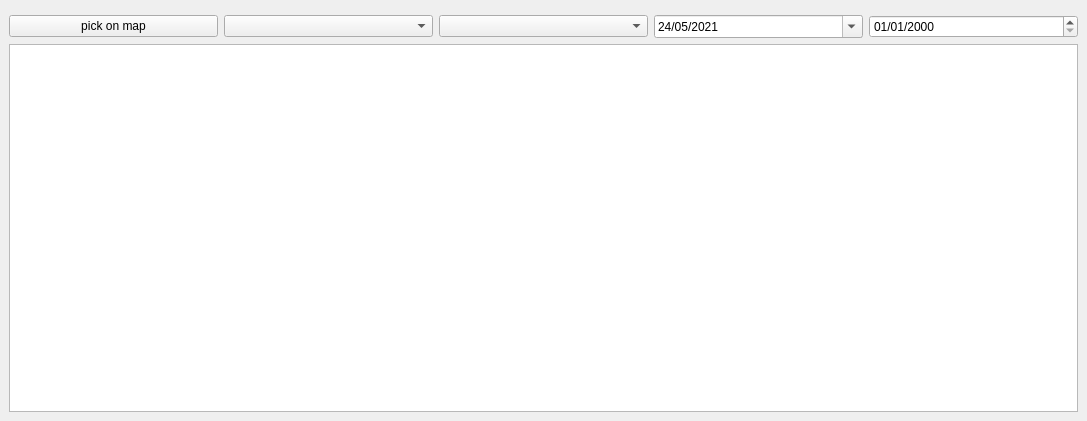
<?xml version="1.0" encoding="UTF-8"?>
<ui version="4.0">
 <class>aceoDockWidgetBase</class>
 <widget class="QDockWidget" name="aceoDockWidgetBase">
  <property name="geometry">
   <rect>
    <x>0</x>
    <y>0</y>
    <width>1087</width>
    <height>421</height>
   </rect>
  </property>
  <property name="inputMethodHints">
   <set>Qt::ImhDate</set>
  </property>
  <property name="windowTitle">
   <string>AgriCarbon-EO Plugin</string>
  </property>
  <widget class="QWidget" name="dockWidgetContents">
   <layout class="QGridLayout" name="gridLayout">
    <item row="2" column="0">
     <layout class="QVBoxLayout" name="verticalLayout">
      <item>
       <widget class="QGraphicsView" name="graphicsView"/>
      </item>
     </layout>
    </item>
    <item row="0" column="0">
     <widget class="QgsFileWidget" name="runpath"/>
    </item>
    <item row="1" column="0">
     <layout class="QHBoxLayout" name="horizontalLayout">
      <item>
       <widget class="QPushButton" name="pickmap">
        <property name="text">
         <string>pick on map</string>
        </property>
       </widget>
      </item>
      <item>
       <widget class="QComboBox" name="varname_obs"/>
      </item>
      <item>
       <widget class="QComboBox" name="varname_sim"/>
      </item>
      <item>
       <widget class="QgsDateTimeEdit" name="datemin">
        <property name="date">
         <date>
          <year>2021</year>
          <month>5</month>
          <day>24</day>
         </date>
        </property>
        <property name="displayFormat">
         <string>dd/MM/yyyy</string>
        </property>
        <property name="calendarPopup">
         <bool>true</bool>
        </property>
       </widget>
      </item>
      <item>
       <widget class="QgsDateTimeEdit" name="datemax">
        <property name="displayFormat">
         <string>dd/MM/yyyy</string>
        </property>
       </widget>
      </item>
     </layout>
    </item>
   </layout>
  </widget>
 </widget>
 <customwidgets>
  <customwidget>
   <class>QgsDateTimeEdit</class>
   <extends>QDateTimeEdit</extends>
   <header>qgsdatetimeedit.h</header>
  </customwidget>
  <customwidget>
   <class>QgsFileWidget</class>
   <extends>QWidget</extends>
   <header>qgsfilewidget.h</header>
  </customwidget>
 </customwidgets>
 <resources/>
 <connections/>
</ui>
